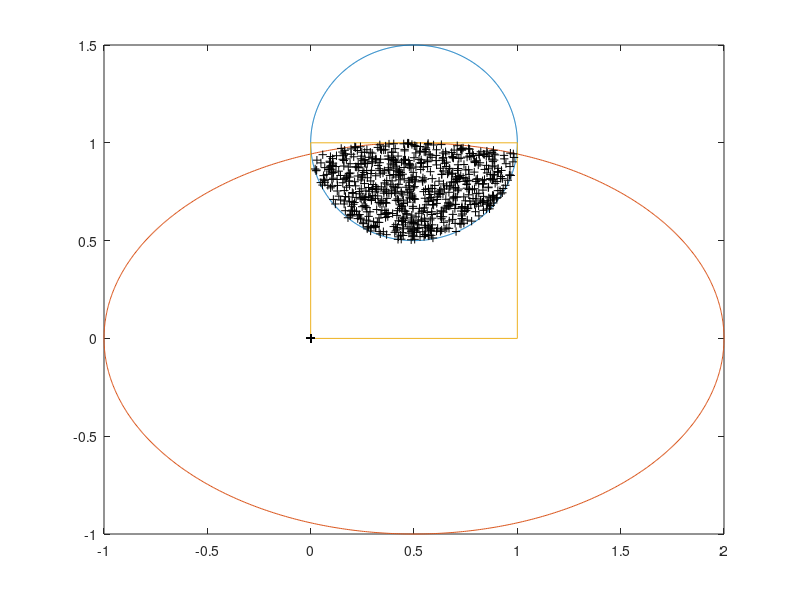

Reproduce this figure in MATLAB.
% =========================================================================
%                  prueba de graficado de líneas
% =========================================================================

XY_centro_elipse = [0.5,0];
AB_Elipse        = [1.5,1];

XY_Circulo = [0.5,1];
R_Circulo  = 0.5;

N_puntos = 1000;

%
% Círculo
% 
t = 2*pi*(0:N_puntos)/N_puntos;
%
xc = R_Circulo * cos(t) + XY_Circulo(1);
yc = R_Circulo * sin(t) + XY_Circulo(2);
%
% Elipse
%
xe = AB_Elipse(1) * cos(t) + XY_centro_elipse(1); 
ye = AB_Elipse(2) * sin(t) + XY_centro_elipse(2);
%
% Encuadre
%
cuadro = [[0,1,1,0,0];[0,0,1,1,0]];
%
% Se generan puntos aleatorios en (0,1) X (0,1)
%
Kj = 2000;
x = rand(1,Kj);
y = rand(1,Kj);
%
DC = (x-XY_Circulo(1)).^2 + (y-XY_Circulo(2)).^2 < R_Circulo^2;
DE = ((x-XY_centro_elipse(1))/AB_Elipse(1)).^2 + ...
     ((y-XY_centro_elipse(2))/AB_Elipse(2)).^2 <= 1;
%
% obtenga el valor de p
% p = ...
%fprintf("P: %f\n",p)
%
xd = DC.*DE.*x;
yd = DC.*DE.*y;
plot(xc,yc,xe,ye,cuadro(1,:),cuadro(2,:),xd,yd,'+k')

% =========================================================================
%         Fin del código
% =========================================================================